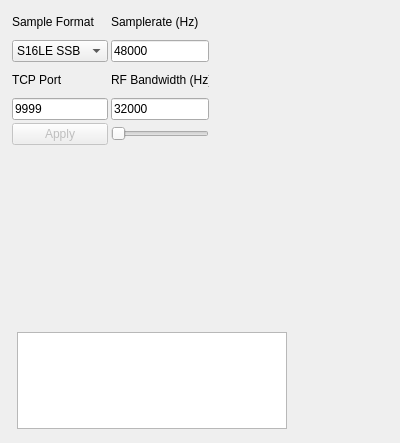
<?xml version="1.0" encoding="UTF-8"?>
<ui version="4.0">
 <class>TCPSrcGUI</class>
 <widget class="RollupWidget" name="TCPSrcGUI">
  <property name="geometry">
   <rect>
    <x>0</x>
    <y>0</y>
    <width>400</width>
    <height>443</height>
   </rect>
  </property>
  <property name="windowTitle">
   <string>TCP Sample Source</string>
  </property>
  <widget class="QWidget" name="widget" native="true">
   <property name="geometry">
    <rect>
     <x>10</x>
     <y>5</y>
     <width>201</width>
     <height>142</height>
    </rect>
   </property>
   <property name="windowTitle">
    <string>Settings</string>
   </property>
   <layout class="QGridLayout" name="gridLayout">
    <property name="margin">
     <number>2</number>
    </property>
    <property name="spacing">
     <number>3</number>
    </property>
    <item row="0" column="0">
     <widget class="QLabel" name="label">
      <property name="text">
       <string>Sample Format</string>
      </property>
     </widget>
    </item>
    <item row="1" column="0">
     <widget class="QComboBox" name="sampleFormat">
      <item>
       <property name="text">
        <string>S16LE SSB</string>
       </property>
      </item>
      <item>
       <property name="text">
        <string>S16LE NFM</string>
       </property>
      </item>
      <item>
       <property name="text">
        <string>S16LE I/Q</string>
       </property>
      </item>
     </widget>
    </item>
    <item row="3" column="1">
     <widget class="QLineEdit" name="rfBandwidth">
      <property name="text">
       <string>32000</string>
      </property>
     </widget>
    </item>
    <item row="2" column="1">
     <widget class="QLabel" name="label_3">
      <property name="text">
       <string>RF Bandwidth (Hz)</string>
      </property>
     </widget>
    </item>
    <item row="0" column="1">
     <widget class="QLabel" name="label_2">
      <property name="text">
       <string>Samplerate (Hz)</string>
      </property>
     </widget>
    </item>
    <item row="1" column="1">
     <widget class="QLineEdit" name="sampleRate">
      <property name="text">
       <string>48000</string>
      </property>
     </widget>
    </item>
    <item row="2" column="0">
     <widget class="QLabel" name="label_4">
      <property name="text">
       <string>TCP Port</string>
      </property>
     </widget>
    </item>
    <item row="3" column="0">
     <widget class="QLineEdit" name="tcpPort">
      <property name="text">
       <string>9999</string>
      </property>
     </widget>
    </item>
    <item row="4" column="1">
     <widget class="QSlider" name="boost">
      <property name="minimum">
       <number>0</number>
      </property>
      <property name="maximum">
       <number>3</number>
      </property>
      <property name="pageStep">
       <number>1</number>
      </property>
      <property name="value">
       <number>0</number>
      </property>
      <property name="orientation">
       <enum>Qt::Horizontal</enum>
      </property>
     </widget>
    </item>
    <item row="4" column="0">
     <widget class="QPushButton" name="applyBtn">
      <property name="enabled">
       <bool>false</bool>
      </property>
      <property name="text">
       <string>Apply</string>
      </property>
     </widget>
    </item>
   </layout>
  </widget>
  <widget class="QWidget" name="spectrumBox" native="true">
   <property name="geometry">
    <rect>
     <x>15</x>
     <y>160</y>
     <width>231</width>
     <height>156</height>
    </rect>
   </property>
   <property name="windowTitle">
    <string>Channel Spectrum</string>
   </property>
   <layout class="QVBoxLayout" name="verticalLayout_2">
    <property name="spacing">
     <number>3</number>
    </property>
    <property name="margin">
     <number>2</number>
    </property>
    <item>
     <widget class="GLSpectrum" name="glSpectrum" native="true"/>
    </item>
    <item>
     <widget class="GLSpectrumGUI" name="spectrumGUI" native="true"/>
    </item>
   </layout>
  </widget>
  <widget class="QWidget" name="connectedClientsBox" native="true">
   <property name="geometry">
    <rect>
     <x>15</x>
     <y>330</y>
     <width>274</width>
     <height>101</height>
    </rect>
   </property>
   <property name="windowTitle">
    <string>Connected Clients (0)</string>
   </property>
   <layout class="QVBoxLayout" name="verticalLayout">
    <property name="spacing">
     <number>3</number>
    </property>
    <property name="margin">
     <number>2</number>
    </property>
    <item>
     <widget class="QTreeWidget" name="connections">
      <property name="maximumSize">
       <size>
        <width>400</width>
        <height>100</height>
       </size>
      </property>
      <property name="rootIsDecorated">
       <bool>false</bool>
      </property>
      <property name="itemsExpandable">
       <bool>false</bool>
      </property>
      <attribute name="headerVisible">
       <bool>false</bool>
      </attribute>
      <column>
       <property name="text">
        <string>IP:Port</string>
       </property>
      </column>
     </widget>
    </item>
   </layout>
  </widget>
 </widget>
 <customwidgets>
  <customwidget>
   <class>GLSpectrum</class>
   <extends>QWidget</extends>
   <header>gui/glspectrum.h</header>
   <container>1</container>
  </customwidget>
  <customwidget>
   <class>GLSpectrumGUI</class>
   <extends>QWidget</extends>
   <header>gui/glspectrumgui.h</header>
   <container>1</container>
  </customwidget>
  <customwidget>
   <class>RollupWidget</class>
   <extends>QWidget</extends>
   <header>gui/rollupwidget.h</header>
   <container>1</container>
  </customwidget>
 </customwidgets>
 <tabstops>
  <tabstop>sampleFormat</tabstop>
  <tabstop>tcpPort</tabstop>
  <tabstop>sampleRate</tabstop>
  <tabstop>rfBandwidth</tabstop>
  <tabstop>applyBtn</tabstop>
  <tabstop>connections</tabstop>
 </tabstops>
 <resources/>
 <connections/>
</ui>
